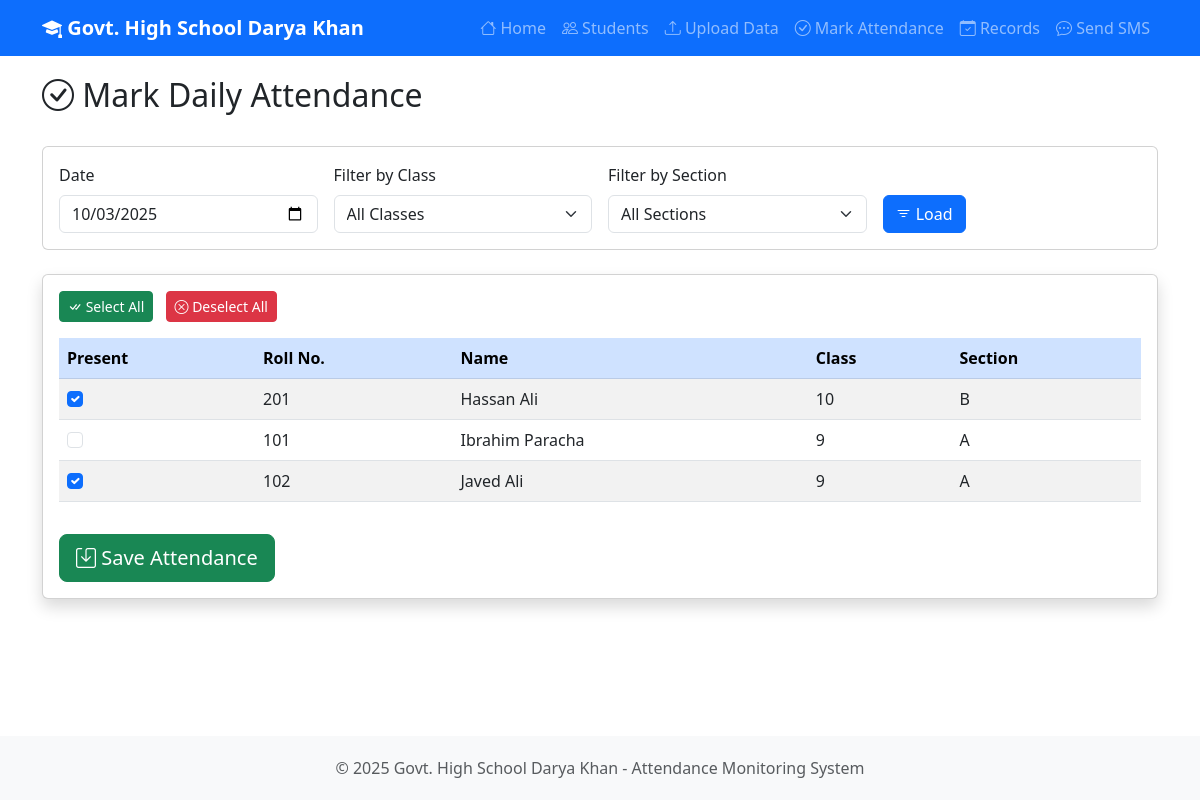
The app's page /attendance with its own data.
### tables this page shows
CREATE TABLE attendance (
            id INTEGER PRIMARY KEY AUTOINCREMENT,
            student_id INTEGER NOT NULL,
            date TEXT NOT NULL,
            status TEXT NOT NULL,
            FOREIGN KEY (student_id) REFERENCES students (id),
            UNIQUE(student_id, date)
        );

CREATE TABLE students (
            id INTEGER PRIMARY KEY AUTOINCREMENT,
            name TEXT NOT NULL,
            roll_number TEXT NOT NULL UNIQUE,
            class TEXT NOT NULL,
            section TEXT NOT NULL,
            parent_name TEXT NOT NULL,
            parent_contact TEXT NOT NULL
        );

### app.py (the view, shortened to what this page needs)
@app.route('/attendance', methods=['GET', 'POST'])
def attendance():
    date = request.args.get('date', datetime.now().strftime('%Y-%m-%d'))
    class_filter = request.args.get('class', '')
    section_filter = request.args.get('section', '')
    conn = get_db()
    cursor = conn.cursor()
    cursor.execute('SELECT DISTINCT class FROM students ORDER BY class')
    classes = [row['class'] for row in cursor.fetchall()]
    cursor.execute('SELECT DISTINCT section FROM students ORDER BY section')
    sections = [row['section'] for row in cursor.fetchall()]
    query = '''
        SELECT s.*, a.status
        FROM students s
        LEFT JOIN attendance a ON s.id = a.student_id AND a.date = ?
        WHERE 1=1
    '''
    params = [date]
    if class_filter:
        query += ' AND s.class = ?'
        params.append(class_filter)
    if section_filter:
        query += ' AND s.section = ?'
        params.append(section_filter)
    query += ' ORDER BY s.class, s.section, s.roll_number'
    cursor.execute(query, params)
    students = cursor.fetchall()
    conn.close()
    return render_template('attendance.html', students=students, date=date, classes=classes,
                         sections=sections, class_filter=class_filter, section_filter=section_filter)

### app.py (called while the page is built)
def get_db():
    conn = sqlite3.connect(DATABASE)
    conn.row_factory = sqlite3.Row
    return conn

### templates/attendance.html (shortened to what this page needs)
{% extends "base.html" %}
{% block content %}
<div class="row mb-4">
    <div class="col-md-12">
        <h2><i class="bi bi-check-circle"></i> Mark Daily Attendance</h2>
    </div>
</div>
<div class="row mb-4">
    <div class="col-md-12">
        <div class="card">
            <div class="card-body">
                <form method="GET" class="row g-3">
                    <div class="col-md-3">
                        <label for="date" class="form-label">Date</label>
                        <input type="date" class="form-control" id="date" name="date" value="{{ date }}" required>
                    </div>
                    <div class="col-md-3">
                        <label for="class" class="form-label">Filter by Class</label>
                        <select class="form-select" id="class" name="class">
                            <option value="">All Classes</option>
                        </select>
                    </div>
                    <div class="col-md-3">
                        <label for="section" class="form-label">Filter by Section</label>
                        <select class="form-select" id="section" name="section">
                            <option value="">All Sections</option>
                        </select>
                    </div>
                    <div class="col-md-3">
                        <label class="form-label">&nbsp;</label>
                        <div>
                            <button type="submit" class="btn btn-primary">
                                <i class="bi bi-filter"></i> Load
                            </button>
                        </div>
                    </div>
                </form>
            </div>
        </div>
    </div>
</div>
<div class="row">
    <div class="col-md-12">
        <div class="card shadow">
            <div class="card-body">
                {% if students %}
                <form method="POST">
                    <div class="mb-3">
                        <button type="button" class="btn btn-sm btn-success me-2" onclick="selectAll()">
                            <i class="bi bi-check-all"></i> Select All
                        </button>
                        <button type="button" class="btn btn-sm btn-danger" onclick="deselectAll()">
                            <i class="bi bi-x-circle"></i> Deselect All
                        </button>
                    </div>
                    <div class="table-responsive">
                        <table class="table table-striped table-hover">
                            <thead class="table-primary">
                                <tr>
                                    <th>Present</th>
                                    <th>Roll No.</th>
                                    <th>Name</th>
                                    <th>Class</th>
                                    <th>Section</th>
                                </tr>
                            </thead>
                            <tbody>
                                {% for student in students %}
                                <tr>
                                    <td>
                                        <input type="checkbox" class="form-check-input attendance-checkbox"
                                               name="attendance" value="{{ student['id'] }}"
                                               {% if student['status'] == 'present' or student['status'] is none %}checked{% endif %}>
                                    </td>
                                    <td>{{ student['roll_number'] }}</td>
                                    <td>{{ student['name'] }}</td>
                                    <td>{{ student['class'] }}</td>
                                    <td>{{ student['section'] }}</td>
                                </tr>
                                {% endfor %}
                            </tbody>
                        </table>
                    </div>
                    <div class="mt-3">
                        <button type="submit" class="btn btn-success btn-lg">
                            <i class="bi bi-save"></i> Save Attendance
                        </button>
                    </div>
                </form>
                {% else %}
                <div class="alert alert-info" role="alert">
                    <i class="bi bi-info-circle"></i> No students found. Please upload student data or adjust filters.
                </div>
                {% endif %}
            </div>
        </div>
    </div>
</div>
{% endblock %}

### templates/base.html (shortened to what this page needs)
<!DOCTYPE html>
<html lang="en">
<head>
    <link href="https://cdn.jsdelivr.net/npm/bootstrap@5.3.0/dist/css/bootstrap.min.css" rel="stylesheet">
    <link rel="stylesheet" href="https://cdn.jsdelivr.net/npm/bootstrap-icons@1.10.0/font/bootstrap-icons.css">
</head>
<body>
    <nav class="navbar navbar-expand-lg navbar-dark bg-primary">
        <div class="container">
            <a class="navbar-brand" href="{{ url_for('index') }}">
                <i class="bi bi-mortarboard-fill"></i> Govt. High School Darya Khan
            </a>
            <div class="collapse navbar-collapse" id="navbarNav">
                <ul class="navbar-nav ms-auto">
                    <li class="nav-item">
                        <a class="nav-link" href="{{ url_for('index') }}"><i class="bi bi-house"></i> Home</a>
                    </li>
                    <li class="nav-item">
                        <a class="nav-link" href="{{ url_for('students') }}"><i class="bi bi-people"></i> Students</a>
                    </li>
                    <li class="nav-item">
                        <a class="nav-link" href="{{ url_for('upload') }}"><i class="bi bi-upload"></i> Upload Data</a>
                    </li>
                    <li class="nav-item">
                        <a class="nav-link" href="{{ url_for('attendance') }}"><i class="bi bi-check-circle"></i> Mark Attendance</a>
                    </li>
                    <li class="nav-item">
                        <a class="nav-link" href="{{ url_for('records') }}"><i class="bi bi-calendar-check"></i> Records</a>
                    </li>
                    <li class="nav-item">
                        <a class="nav-link" href="{{ url_for('sms') }}"><i class="bi bi-chat-dots"></i> Send SMS</a>
                    </li>
                </ul>
            </div>
        </div>
    </nav>
    <div class="content">
        <div class="container">
            {% block content %}{% endblock %}
        </div>
    </div>
    <footer class="footer">
        <div class="container text-center">
            <p class="mb-0 text-muted">&copy; 2025 Govt. High School Darya Khan - Attendance Monitoring System</p>
        </div>
    </footer>
</body>
</html>

### templates/base.html (style rules this page uses)
body { min-height: 100vh; display: flex; flex-direction: column; }
.navbar-brand { font-weight: bold; }
.content { flex: 1; padding: 20px 0; }
.footer { background-color: #f8f9fa; padding: 20px 0; margin-top: auto; }

### records on screen
attendance: status "☑", roll_number "201", name "Hassan Ali", class "10", section "B"
attendance: roll_number "101", name "Ibrahim Paracha", class "9", section "A"
attendance: status "☑", roll_number "102", name "Javed Ali", class "9", section "A"
